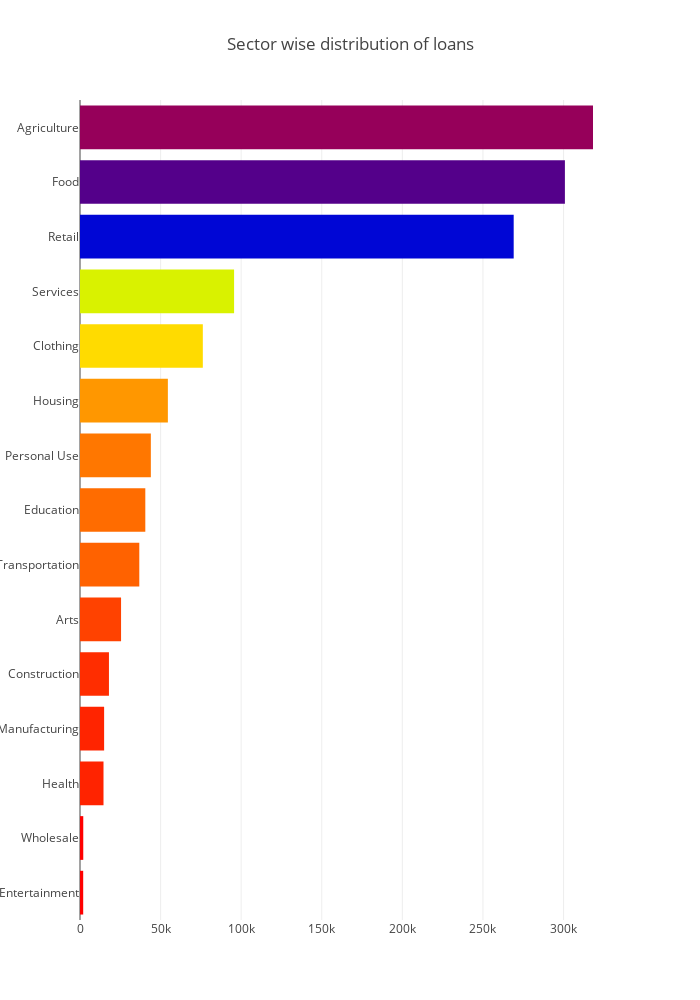

Notebook source saved alongside this figure:
### Markdown cell above
Sectorwise Distribution of Loans

### Code cell
sector_srs = kiva_loans_df['sector'].value_counts().head(50)
trace = go.Bar(
    y=sector_srs.index[::-1],
    x=sector_srs.values[::-1],
    orientation = 'h',
    marker=dict(
        color=sector_srs.values[::-1],
        colorscale = 'Rainbow',
        reversescale = True
    ),
)

layout = go.Layout(
    title='Sector wise distribution of loans',
    width=700,
    height=1000,
    )
data = [trace]
fig = go.Figure(data=data, layout=layout)
py.iplot(fig, filename="SectorLoan")

### Figure 1 — Plotly figure (JSON) as saved in the notebook; plotly's stock layout.template omitted (floating-point values rounded to 4 significant figures)
{"data": [{"marker": {"color": [1983, 2024, 14578, 14964, 17961, 25474, 36794, 40525, 43958, 54518, 76208, 95605, 269088, 300864, 318294], "colorscale": "Rainbow", "reversescale": true}, "orientation": "h", "type": "bar", "x": [1983, 2024, 14578, 14964, 17961, 25474, 36794, 40525, 43958, 54518, 76208, 95605, 269088, 300864, 318294], "y": ["Entertainment", "Wholesale", "Health", "Manufacturing", "Construction", "Arts", "Transportation", "Education", "Personal Use", "Housing", "Clothing", "Services", "Retail", "Food", "Agriculture"]}], "layout": {"height": 1000, "title": "Sector wise distribution of loans", "width": 700}}
